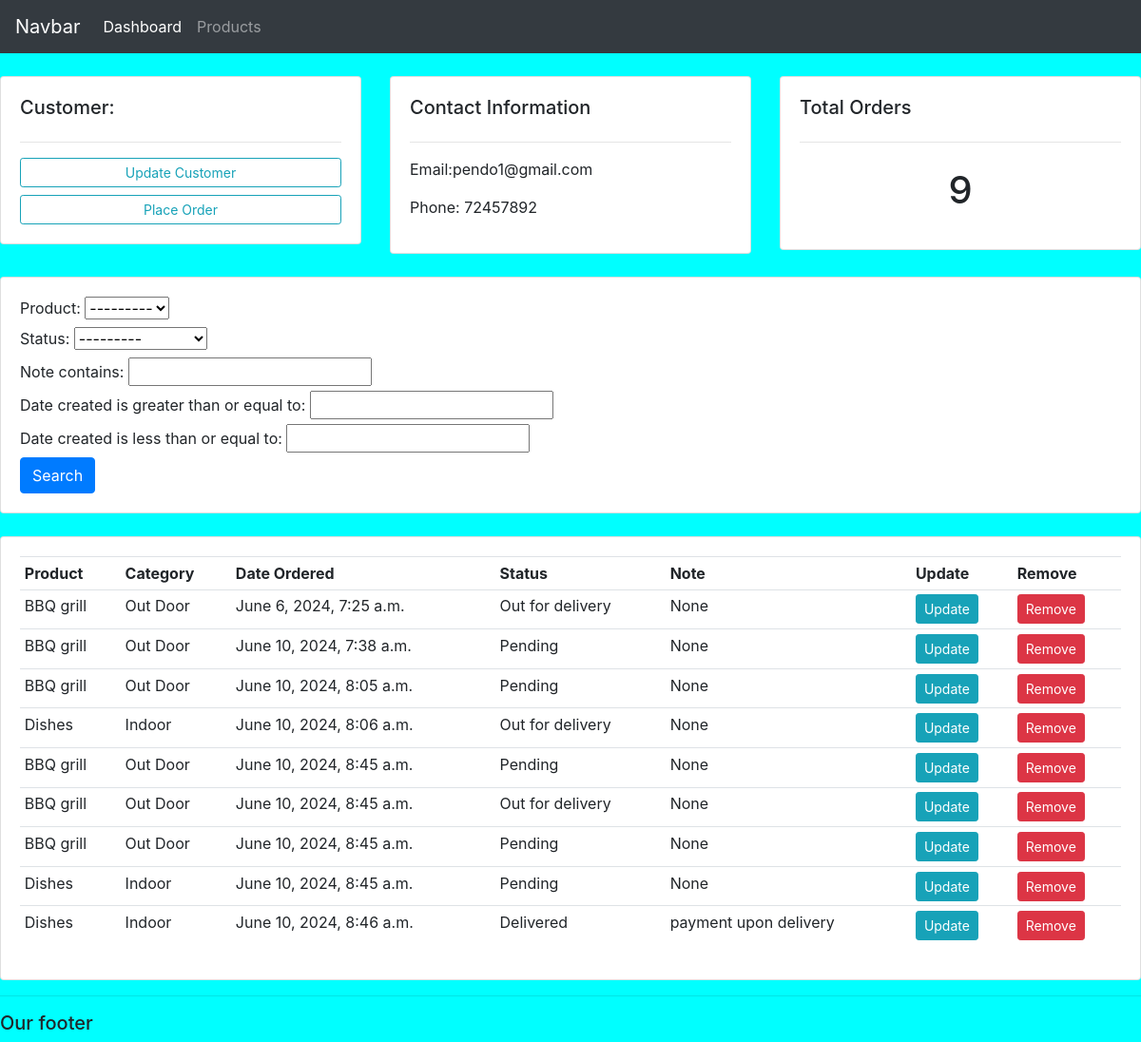
Before: /customer/1/ with the older database file.
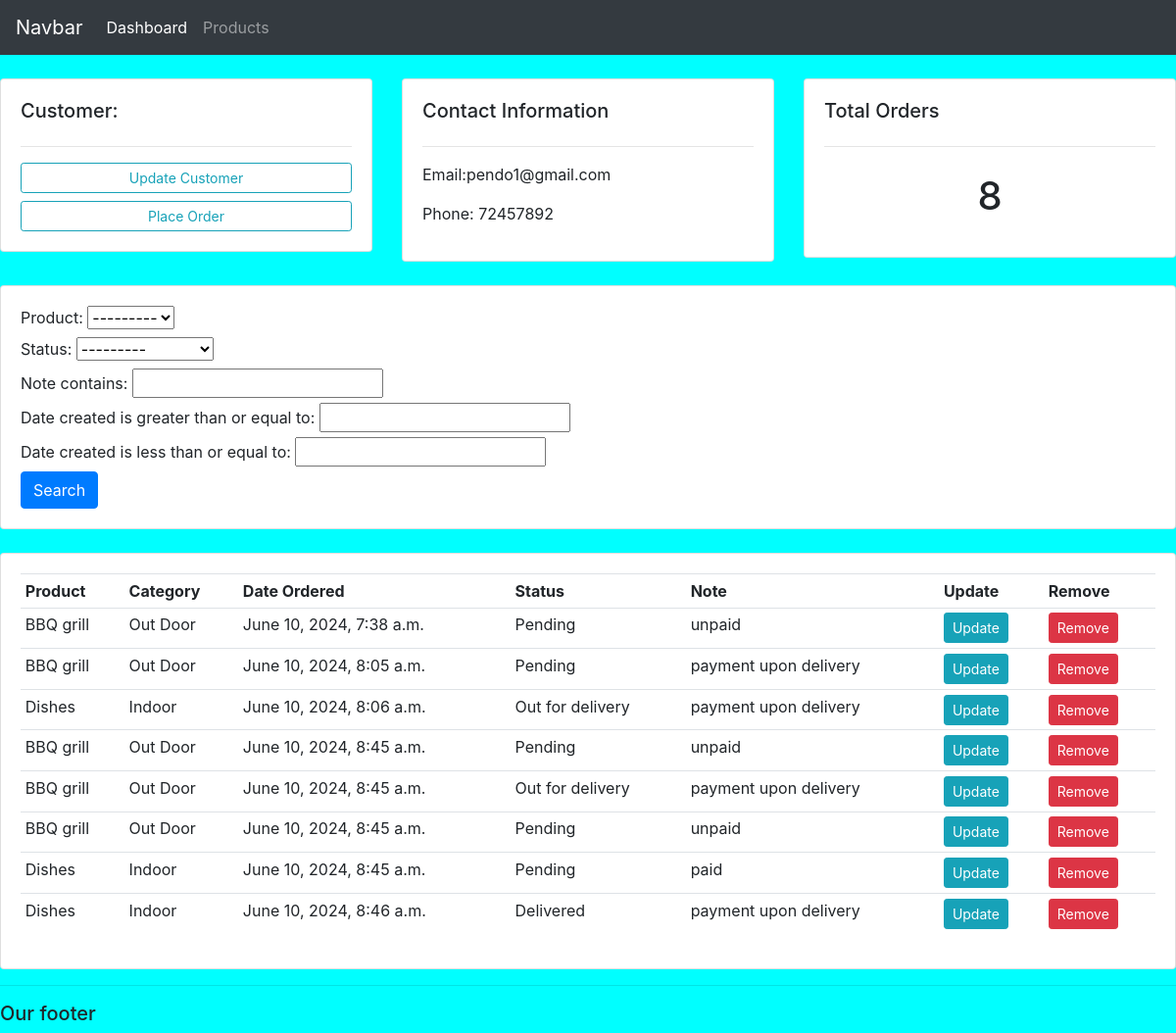
After: the same page with the newer database file.
### accounts/models.py (models this page shows, shortened)
class Customer(models.Model):
	name = models.CharField(max_length=200, null=True)
	phone = models.CharField(max_length=200, null=True)
	email = models.CharField(max_length=200, null=True)
	date_created = models.DateTimeField(auto_now_add=True, null=True)

class Order(models.Model):
	STATUS = (
			('Pending', 'Pending'),
			('Out for delivery', 'Out for delivery'),
			('Delivered', 'Delivered'),
			)
	customer = models.ForeignKey(Customer, null=True, on_delete= models.SET_NULL)
	product = models.ForeignKey(Product, null=True, on_delete= models.SET_NULL)
	date_created = models.DateTimeField(auto_now_add=True, null=True)
	status = models.CharField(max_length=200, null=True, choices=STATUS)
	note = models.CharField(max_length=100, null=True)

class Product(models.Model):
	CATEGORY = (
			('Indoor', 'Indoor'),
			('Out Door', 'Out Door'),
			)
	name = models.CharField(max_length=200, null=True)
	price = models.FloatField(null=True)
	category = models.CharField(max_length=200, null=True, choices=CATEGORY)
	description = models.CharField(max_length=200, null=True, blank=True)
	date_created = models.DateTimeField(auto_now_add=True, null=True)
	tags = models.ManyToManyField(Tag)
	def __str__(self):
		return self.name

### accounts/views.py (the view)
# urls.py: path('customer/<str:pk_test>/', views.customer, name='customer'),
def customer(request, pk_test):
	customer = Customer.objects.get(id=pk_test)
	orders = customer.order_set.all()
	order_count = orders.count()
	myFilter = OrderFilter(request.POST, queryset=orders)
	orders = myFilter.qs
	context = {'customer':customer,'myFilter': myFilter,'orders': orders, 'order_count': order_count}
	return render(request, 'accounts/customer.html', context)

### accounts/templates/accounts/customer.html (shortened to what this page needs)
{% extends 'accounts/main.html' %}
{% block content %}
<br>
<div class="row">
	<div class="col-md">
		<div class="card card-body">
			<h5>Customer:</h5>
			<hr>
			<a class="btn btn-outline-info  btn-sm btn-block" href="">Update Customer</a>
			<a class="btn btn-outline-info  btn-sm btn-block" href="{% url 'createorder' customer.id %}">Place Order</a>
		</div>
	</div>
	<div class="col-md">
		<div class="card card-body">
			<h5>Contact Information</h5>
			<hr>
			<p>Email:{{customer.email}} </p>
			<p>Phone: {{customer.phone}}</p>
		</div>
	</div>
	<div class="col-md">
		<div class="card card-body">
			<h5>Total Orders</h5>
			<hr>
			<h1 style="text-align: center;padding: 10px">{{order_count}}</h1>
		</div>
	</div>
</div>
<br>
<div class="row">
	<div class="col">
		<div class="card card-body">
			<form method="post">
				{{ myFilter.form }}
		    <button class="btn btn-primary" type="submit">Search</button>
		  </form>
		</div>
	</div>
</div>
<br>
<div class="row">
	<div class="col-md">
		<div class="card card-body">
			<table class="table table-sm">
				<tr>
					<th>Product</th>
					<th>Category</th>
					<th>Date Ordered</th>
					<th>Status</th>
					<th>Note</th>
					<th>Update</th>
					<th>Remove</th>
				</tr>
                {% for order in orders %}
				<tr>
					<td>{{order.product}}</td>
					<td>{{order.product.category}}</td>
					<td>{{order.date_created}}</td>
					<td>{{order.status}}</td>
					<td>{{order.note}}</td>
					<td><a class="btn btn-sm btn-info" href="{% url 'update_order' order.id %}">Update</a></td>
					<td><a class="btn btn-sm btn-danger" href="{% url 'delete_order' order.id %}">Remove</a></td>
				</tr>
				{% endfor %}
			</table>
		</div>
	</div>
</div>
{% endblock %}

### accounts/templates/accounts/main.html (shortened to what this page needs)
{% load static %}
<!DOCTYPE html>
<html>
<head>
	<link rel="stylesheet" href="https://stackpath.bootstrapcdn.com/bootstrap/4.3.1/css/bootstrap.min.css">
</head>
<body>
	{%  include 'accounts/navbar.html' %}
	{% block content %}
	{% endblock %}
	<hr>
	<h5>Our footer</h5>
</body>
</html>

### accounts/templates/accounts/navbar.html (shortened to what this page needs)
<nav class="navbar navbar-expand-lg navbar-dark bg-dark">
    <a class="navbar-brand" href="#">Navbar</a>
    <div class="collapse navbar-collapse" id="navbarNav">
      <ul class="navbar-nav">
        <li class="nav-item active">
          <a class="nav-link" href="{% url 'home' %}">Dashboard</a>
        </li>
        <li class="nav-item">
          <a class="nav-link" href="{% url 'products' %}">Products</a>
        </li>
      </ul>
    </div>
  </nav>

### accounts/templates/accounts/main.html (style rules this page uses)
body { background-color: aqua; }

Changed rows visible on the page:
removed Order: product "BBQ grill", product.category "Out Door", date_created "June 6, 2024, 7:25 a.m.", status "Out for delivery", note "None"
changed Order "June 10, 2024, 7:38 a.m.": note "None" → "unpaid"
changed Order "June 10, 2024, 8:05 a.m.": note "None" → "payment upon delivery"
changed Order "June 10, 2024, 8:06 a.m.": note "None" → "payment upon delivery"
changed Order (number 4 of 8 on the later page): note "None" → "unpaid"
changed Order (number 5 of 8 on the later page): note "None" → "payment upon delivery"
changed Order (number 6 of 8 on the later page): note "None" → "unpaid"
changed Order: note "None" → "paid"
Other visible differences:
{{ order_count }}: "9" → "8"
